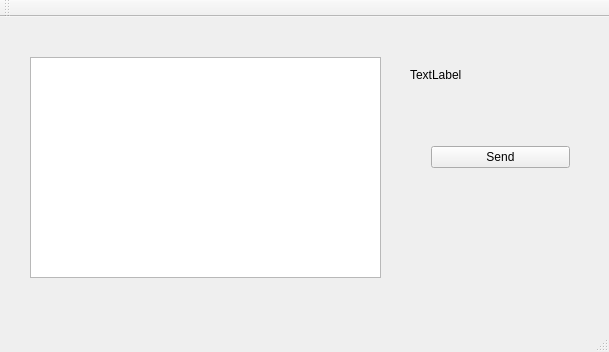
<?xml version="1.0" encoding="UTF-8"?>
<ui version="4.0">
 <class>MainWindow</class>
 <widget class="QMainWindow" name="MainWindow">
  <property name="geometry">
   <rect>
    <x>0</x>
    <y>0</y>
    <width>609</width>
    <height>352</height>
   </rect>
  </property>
  <property name="windowTitle">
   <string>MainWindow</string>
  </property>
  <widget class="QWidget" name="centralWidget">
   <widget class="QWidget" name="verticalLayoutWidget">
    <property name="geometry">
     <rect>
      <x>420</x>
      <y>100</y>
      <width>161</width>
      <height>81</height>
     </rect>
    </property>
    <layout class="QVBoxLayout" name="verticalLayout">
     <item>
      <widget class="QPushButton" name="send_button">
       <property name="text">
        <string>Send</string>
       </property>
      </widget>
     </item>
    </layout>
   </widget>
   <widget class="QTextEdit" name="editor">
    <property name="geometry">
     <rect>
      <x>30</x>
      <y>40</y>
      <width>351</width>
      <height>221</height>
     </rect>
    </property>
   </widget>
   <widget class="QWidget" name="verticalLayoutWidget_2">
    <property name="geometry">
     <rect>
      <x>399</x>
      <y>40</y>
      <width>191</width>
      <height>41</height>
     </rect>
    </property>
    <layout class="QVBoxLayout" name="verticalLayout_2">
     <item>
      <widget class="QLabel" name="label">
       <property name="text">
        <string>TextLabel</string>
       </property>
      </widget>
     </item>
     <item>
      <spacer name="verticalSpacer">
       <property name="orientation">
        <enum>Qt::Vertical</enum>
       </property>
       <property name="sizeHint" stdset="0">
        <size>
         <width>20</width>
         <height>40</height>
        </size>
       </property>
      </spacer>
     </item>
    </layout>
   </widget>
  </widget>
  <widget class="QMenuBar" name="menuBar">
   <property name="geometry">
    <rect>
     <x>0</x>
     <y>0</y>
     <width>609</width>
     <height>22</height>
    </rect>
   </property>
  </widget>
  <widget class="QToolBar" name="mainToolBar">
   <attribute name="toolBarArea">
    <enum>TopToolBarArea</enum>
   </attribute>
   <attribute name="toolBarBreak">
    <bool>false</bool>
   </attribute>
  </widget>
  <widget class="QStatusBar" name="statusBar"/>
 </widget>
 <layoutdefault spacing="6" margin="11"/>
 <resources/>
 <connections/>
</ui>
